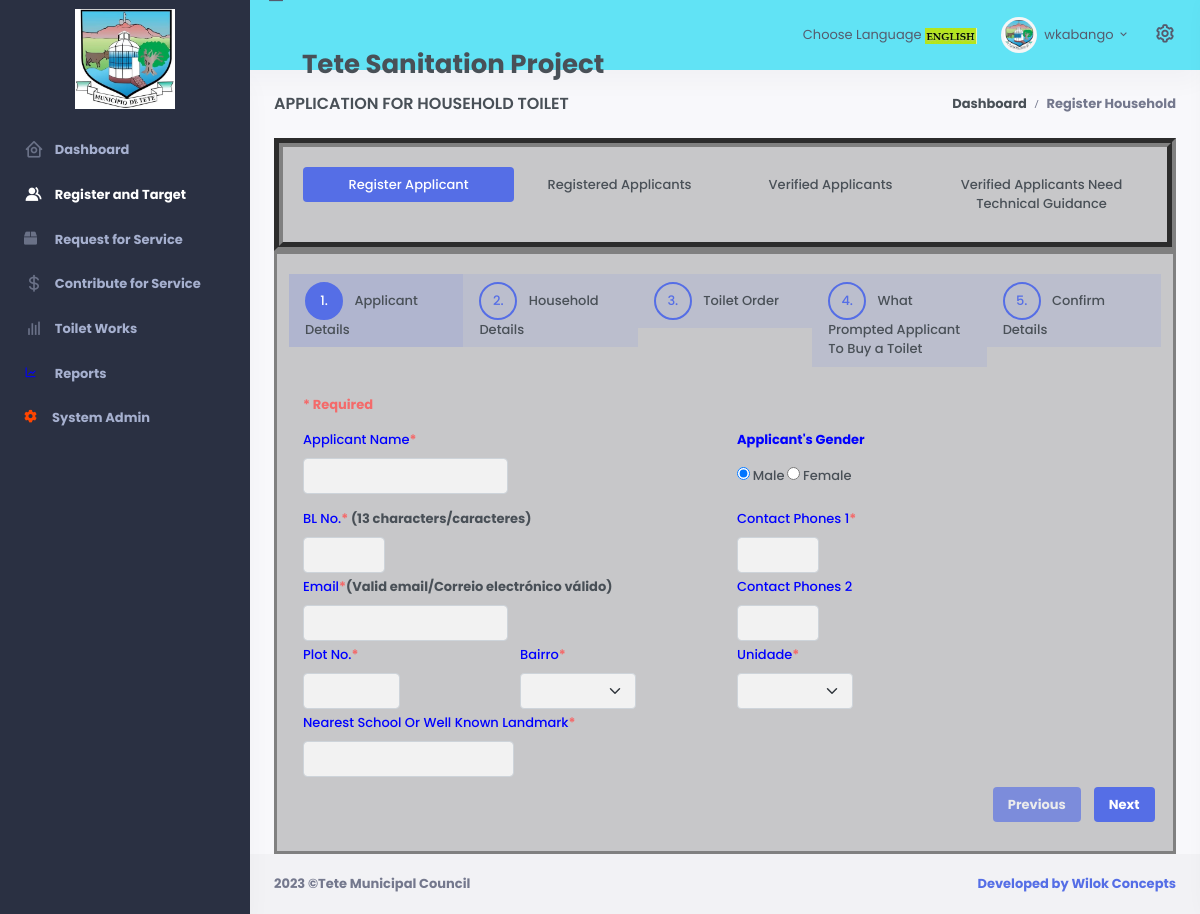
The app's page /register-applicant.php (signed in) with its own data.
### tables this page shows
CREATE TABLE `app_parameters` (
  `id` char(2) NOT NULL,
  `pname` varchar(20) DEFAULT NULL,
  `pvalue` varchar(50) DEFAULT NULL,
  PRIMARY KEY (`id`)
);

### register-applicant.php (the view, shortened to what the rows shown need)
<?php include 'layouts/head-main.php'; ?>
<head>
    <?php include 'layouts/head-style.php'; ?>
    <link href="assets/libs/datatables.net-bs4/css/dataTables.bootstrap4.min.css" rel="stylesheet" type="text/css" />
    <link href="assets/libs/datatables.net-buttons-bs4/css/buttons.bootstrap4.min.css" rel="stylesheet" type="text/css" />
    <link href="assets/libs/datatables.net-responsive-bs4/css/responsive.bootstrap4.min.css" rel="stylesheet" type="text/css" />
<link rel="stylesheet" href="https://cdn.datatables.net/1.10.22/css/jquery.dataTables.min.css" />
</head>
<?php include 'layouts/body.php'; ?>
<div id="layout-wrapper">
    <?php include 'layouts/menu.php'; ?>
    <div class="main-content">
        <?php include 'layouts/footer.php'; ?>
    </div>
</div>
</body>
</html>

### layouts/vertical-menu.php (shortened to what the rows shown need)
<header id="page-topbar">
    <div class="navbar-header">
        <div class="d-flex">
            <div class = "row">
                <?php include_once 'layouts/config.php';
                    $result = mysqli_query($link, "SELECT pvalue FROM app_parameters where id = '01'");
                    $row = mysqli_fetch_assoc($result);
                    $pvalue = $row['pvalue'];
                ?>
                <br></br><br></br>
                <span><h2><b><?php echo" "; echo $pvalue;?></h2></span>
            </div>
        </div>
    </div>
</header>

### layouts/footer.php (shortened to what the rows shown need)
<footer class="footer">
    <div class="container-fluid">
        <div class="row">
            <div class="col-sm-6">
            <?php include_once 'layouts/config.php';
                $result = mysqli_query($link, "SELECT pvalue FROM app_parameters where id = '02'");
                $row = mysqli_fetch_assoc($result);
                $pvalue = $row['pvalue'];
            ?>
                <script>document.write(new Date().getFullYear())</script> ©<?php echo $pvalue?>
            </div>
            <div class="col-sm-6">
                <div class="text-sm-end d-none d-sm-block">
                </div>
            </div>
        </div>
    </div>
</footer>

### records on screen
app_parameters: pvalue "Tete Sanitation Project"
app_parameters: pvalue "Tete Municipal Council"

### other values on screen
$language["Select_Language"] "Choose Language"
lcfirst($_SESSION["username"]) "wkabango"
$language["Dashboard"] "Dashboard"
$language["Register_and_Target"] "Register and Target"
$language["Request_for_Service"] "Request for Service"
$language["Contribute_for_Service"] "Contribute for Service"
$language["OSS_Works"] "Toilet Works"
$language["Project_Reports"] "Reports"
$language["System_Admin"] "System Admin"
$language["Application_For_Household_Toilet"] "APPLICATION FOR HOUSEHOLD TOILET"
$language["Register_Household"] "Register Household"
$language["Register_Applicant"] "Register Applicant"
$language["Registered_Applicants"] "Registered Applicants"
$language["Verified_Applicants"] "Verified Applicants"
$language["Verified_Applicants_Need_Technical_Guidance"] "Verified Applicants Need Technical Guidance"
